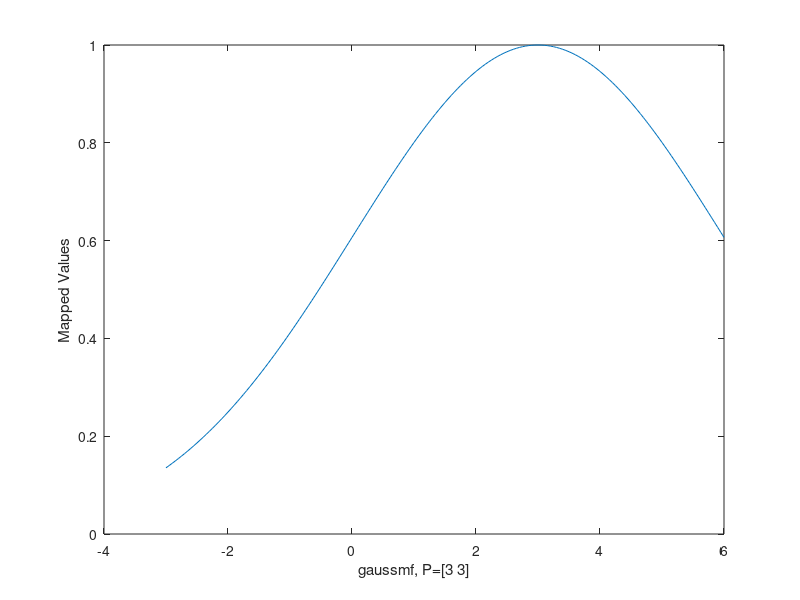

This figure's MATLAB source:
x=-3:0.05:6; %Initializing the range of 'x' values
y = gaussmf(x, [3 3]); %plotting the guassian curve
plot(x,y); 
xlabel('gaussmf, P=[3 3]')
ylabel('Mapped Values')